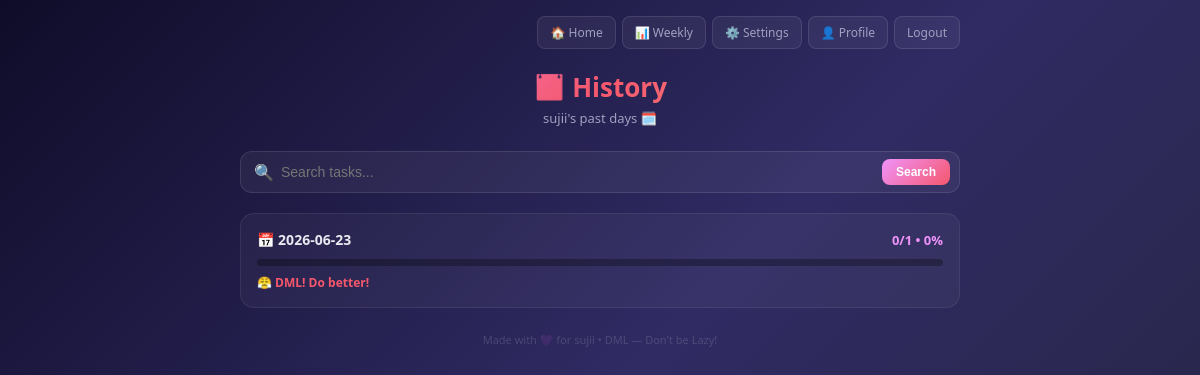
Page /history (signed in) on the earlier database version.
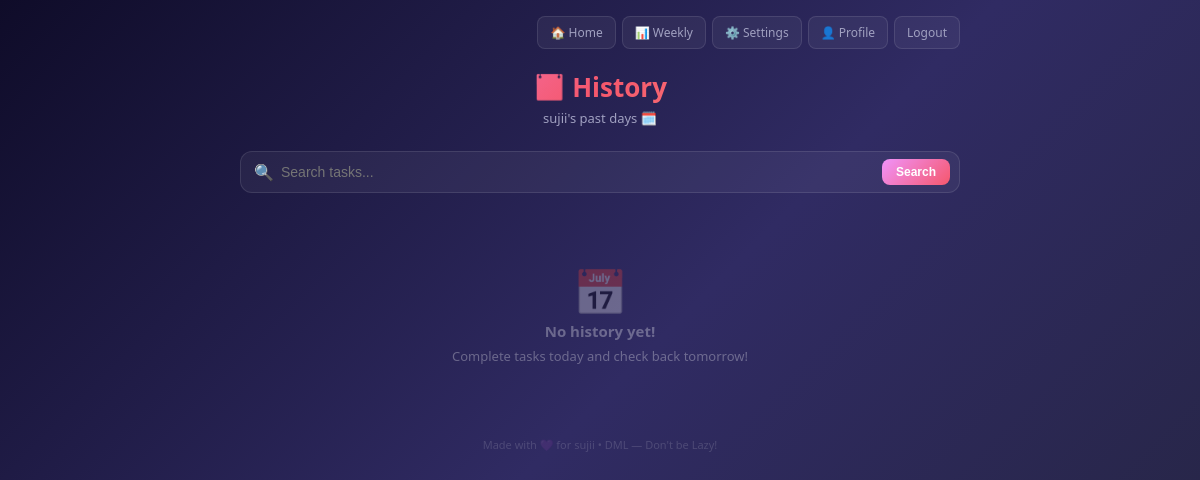
Same page on the later database version.
### tables this page shows
CREATE TABLE tasks (
        id INTEGER PRIMARY KEY AUTOINCREMENT,
        user_id INTEGER NOT NULL,
        name TEXT NOT NULL,
        start_time TEXT,
        end_time TEXT,
        is_routine INTEGER DEFAULT 0,
        done INTEGER DEFAULT 0,
        task_date TEXT NOT NULL,
        notes TEXT DEFAULT ''
    );

### app.py (the view)
@app.route('/history')
@login_required
def history():
    conn = get_db()
    today = str(date.today())
    search = request.args.get('search', '')
    if search:
        days = conn.execute(
            '''SELECT task_date, COUNT(*) as total, SUM(done) as done
               FROM tasks WHERE user_id=? AND task_date != ? AND name LIKE ?
               GROUP BY task_date ORDER BY task_date DESC''',
            (current_user.id, today, f'%{search}%')
        ).fetchall()
        tasks = conn.execute(
            'SELECT * FROM tasks WHERE user_id=? AND name LIKE ? ORDER BY task_date DESC',
            (current_user.id, f'%{search}%')
        ).fetchall()
    else:
        days = conn.execute(
            'SELECT task_date, COUNT(*) as total, SUM(done) as done FROM tasks WHERE user_id=? AND task_date != ? GROUP BY task_date ORDER BY task_date DESC',
            (current_user.id, today)
        ).fetchall()
        tasks = []
    conn.close()
    return render_template('history.html', days=days, user=current_user, search=search, tasks=tasks)

### app.py (called while the page is built)
def get_db():
    conn = sqlite3.connect('tasks.db')
    conn.row_factory = sqlite3.Row
    return conn

@login_manager.user_loader
def load_user(user_id):
    conn = get_db()
    user = conn.execute('SELECT * FROM users WHERE id=?', (user_id,)).fetchone()
    conn.close()
    if user:
        return User(user['id'], user['name'], user['email'])
    return None

### templates/history.html (shortened to what this page needs)
<!DOCTYPE html>
<html lang="en">
<head>
</head>
<body>
<div class="container">
    <div class="nav">
        <a href="/" class="nav-btn">🏠 Home</a>
        <a href="/weekly" class="nav-btn">📊 Weekly</a>
        <a href="/settings" class="nav-btn">⚙️ Settings</a>
        <a href="/profile" class="nav-btn">👤 Profile</a>
        <a href="/logout" class="nav-btn">Logout</a>
    </div>
    <div class="header">
        <h1>📅 History</h1>
        <p class="subtitle">{{ user.name }}'s past days 🗓️</p>
    </div>
    <form action="/history" method="GET" class="search-wrap">
        <span class="search-icon">🔍</span>
        <input type="text" name="search" placeholder="Search tasks..." value="{{ search }}">
        <button type="submit" class="search-btn">Search</button>
    </form>
    {% if search %}
        <p style="font-size:13px; color:#a0a0c0; margin-bottom:12px;">
            Results for "<span style="color:#f093fb;">{{ search }}</span>" — {{ tasks|length }} found
        </p>
        {% if tasks %}
        <div class="search-results">
            {% for task in tasks %}
            <div class="result-item {% if task.done %}done{% endif %}">
                <span class="result-status">{% if task.done %}✅{% else %}⏳{% endif %}</span>
                <div style="flex:1;">
                    <p class="result-name {% if task.done %}done{% endif %}">{{ task.name }}</p>
                    {% if task.start_time %}
                    <p style="font-size:11px; color:#60a5fa; margin-top:2px;">⏰ {{ task.start_time }}{% if task.end_time %} – {{ task.end_time }}{% endif %}</p>
                    {% endif %}
                    {% if task.notes %}
                    <p style="font-size:11px; color:#a0a0c0; margin-top:2px;">📝 {{ task.notes }}</p>
                    {% endif %}
                </div>
                <span class="result-date">{{ task.task_date }}</span>
            </div>
            {% endfor %}
        </div>
        {% else %}
        <div class="empty">
            <div style="font-size:40px;">🔍</div>
            <p style="font-weight:700; margin-top:12px;">No tasks found!</p>
            <p style="font-size:13px; margin-top:6px;">Try a different search term</p>
        </div>
        {% endif %}
    {% else %}
        {% if days %}
            {% for day in days %}
            {% set percent = ((day.done / day.total) * 100)|int if day.total > 0 else 0 %}
            <div class="day-card">
                <div class="day-top">
                    <p class="day-date">📅 {{ day.task_date }}</p>
                    <span class="day-count">{{ day.done }}/{{ day.total }} • {{ percent }}%</span>
                </div>
                <div class="progress-bar">
                </div>
                <p class="day-msg" style="color:{% if percent == 100 %}#4ade80{% elif percent >= 50 %}#fda085{% else %}#f5576c{% endif %};">
                    {% if percent == 100 %}🎉 Perfect day!
                    {% elif percent >= 50 %}💪 Good effort!
                    {% else %}😤 DML! Do better!{% endif %}
                </p>
            </div>
            {% endfor %}
        {% else %}
        <div class="empty">
            <div style="font-size:44px;">📅</div>
            <p style="font-weight:700; font-size:15px;">No history yet!</p>
            <p style="font-size:13px; margin-top:6px;">Complete tasks today and check back tomorrow!</p>
        </div>
        {% endif %}
    {% endif %}
    <p class="footer">Made with 💜 for {{ user.name }} • DML — Don't be Lazy!</p>
</div>
</body>
</html>

Differences in the rows shown:
removed tasks: task_date "2026-06-23", done "0", total "1", percent "0"
Other differences:
text now shown: "📅 No history yet! Complete tasks today and check back tomorrow!"
